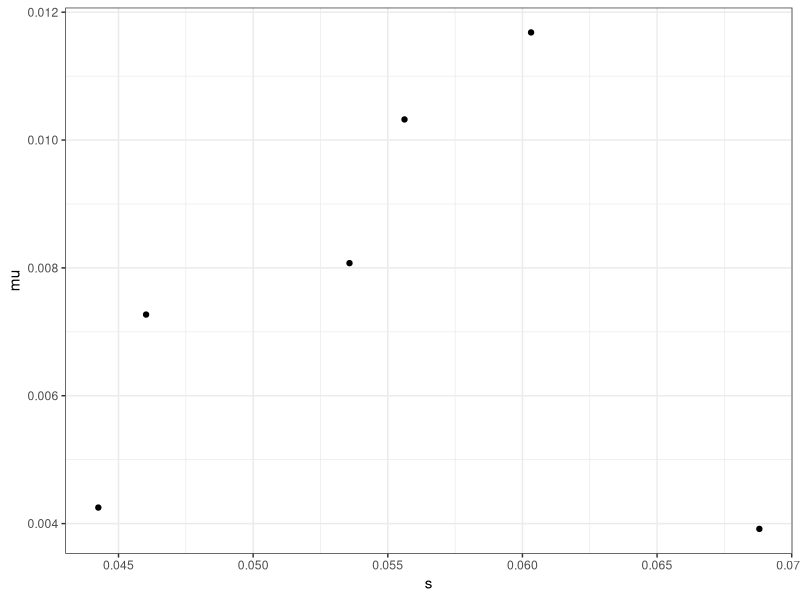
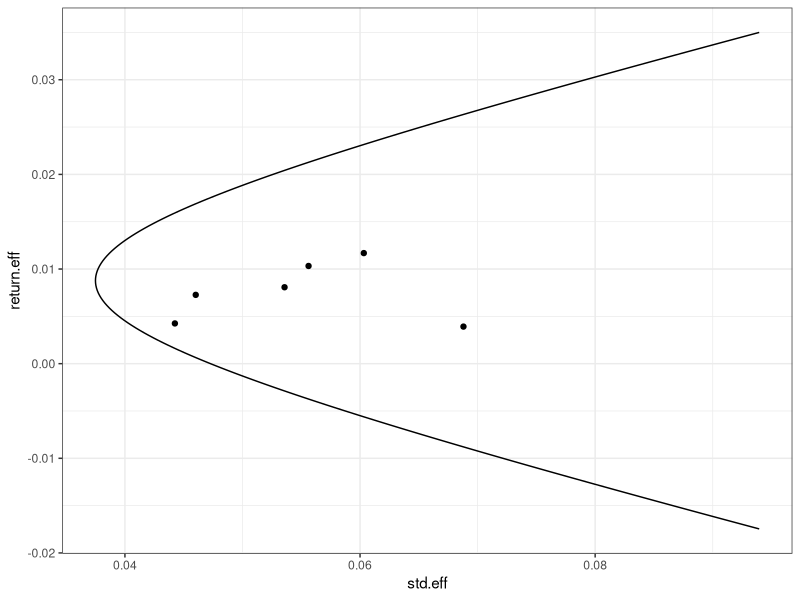

Here is the R script that generated these plots, in order:
#Set working directory
setwd("~/Documents/projects/class/FIN7809_theoryII/HW1")

#Loading in data file
data.FF1 <- read.csv(file = "FF1.csv", head = TRUE, sep = ",")
data.FF2 <- read.csv(file = "FF2.csv", head = TRUE, sep = ",")

#Loading dplyr package to transform raw data
library("dplyr")
library("ggplot2")
library("GGally")
library("reshape2")

### DATA CLEANING ###
data.1 <- tbl_df(data.FF1) #Simplify data frame using tbl_df
data.2 <- tbl_df(data.FF2) #Simplify data frame using tbl_df

glimpse(data.1) #view data type for each variable
glimpse(data.2) #view data type for each variable

#Select relevant variables
data1 <- select(data.1, date,smlo_vwret,smme_vwret,smhi_vwret,bilo_vwret,bime_vwret,bihi_vwret)
data2 <- select(data.2, date = dateff, rf)

#Create final data set of interest
data <- inner_join(data1, data2, by="date")
data.portfolio <- select(data, -date, -rf)

write.csv(data, file="FinalData.csv")

### HW PROBLEMS ##

#Initializing vectors and values of interest
n <- ncol(data.portfolio) #number of assets
i <- 1 + numeric(n) #creating unity vector

#1a The 6x1 vector mu
mu <- sapply(data.portfolio, mean)

#1b The 6x6 covariance matrix
V <- cov(data.portfolio)


#1c Find intermediate A,B,C,D
A <- t(i) %*% solve(V) %*% mu
B <- t(mu) %*% solve(V) %*% mu
C <- t(i) %*% solve(V) %*% i
D <- B * C - A^2

#1d Find the 6x1 vector g
g <- 1/drop(D) * (drop(B) * (solve(V) %*% i) - drop(A) * (solve(V) %*% mu))

#1e Find the 6x1 vector h
h <- 1/drop(D) * (drop(C) * (solve(V) %*% mu) - drop(A) * (solve(V) %*% i))

#1f Find the globabl minimum variance portfolio wg
w.gl <- 1/drop(C) * solve(V) %*% i

#1g Find the globabl minimum variance portfolio mug
mu.gl <- drop(A) / drop(C)

#1h Find the globabl minimum variance portfolio sigmag
sigma.gl <- 1 / drop(C)

#1i Find weight for an efficient portfolio with a mean equal to 3.5%, and call this portfolio p
mu.p <- .035
w.p <- g + h * mu.p

#1j Find the wieghts, $w_{op}$ and the mean , $\mu_{op}$ for portfolio $p$'s zero beta portfolio
mu.0p <- (D/C^2)/(mu.p - D/C) + A/C
mu.0p

#1k Find the regression beta of the first portfolio's return with respect to portfolio $p$.

port_vwret <- as.matrix(data.portfolio) %*% w.p
port_vwret <- data.frame(port_vwret)
data <- tbl_df(cbind(data, port_vwret))

#Creating separate regression data table in percent instead of decimals 
data.regression <- select(data, smlo_vwret, port_vwret) * 100
head(data.regression, n=4)

#Run regression
reg <- lm(smlo_vwret ~ port_vwret, data=data.regression)
results <- summary(reg)
results$coef[1,2]

#Standard Deviation and Plot
v <- diag(V)
s <- sqrt(v)
retrisk <- mu/s
retrisk
max(retrisk)
qplot(s, mu) + theme_bw()

#Efficient Frontier

alpha <- seq(0,2,.01)
return.eff = NULL
std.eff = NULL

for (i in 1:length(alpha)) {
return.eff[i] = alpha[i] * mu.gl + (1 - alpha[i]) * mu.p
weight.eff = alpha[i] * (g + h*mu.gl) + (1 - alpha[i]) * (g + h*mu.p)
std.eff[i] = sqrt(diag(t(weight.eff) %*% V %*% weight.eff))
}

frontier.data <- data.frame(cbind(return.eff, std.eff))
ggplot() + 
  geom_path(data=frontier.data, aes(x=std.eff, y=return.eff)) + 
  geom_point(aes(x=s, y=mu)) + theme_bw()
